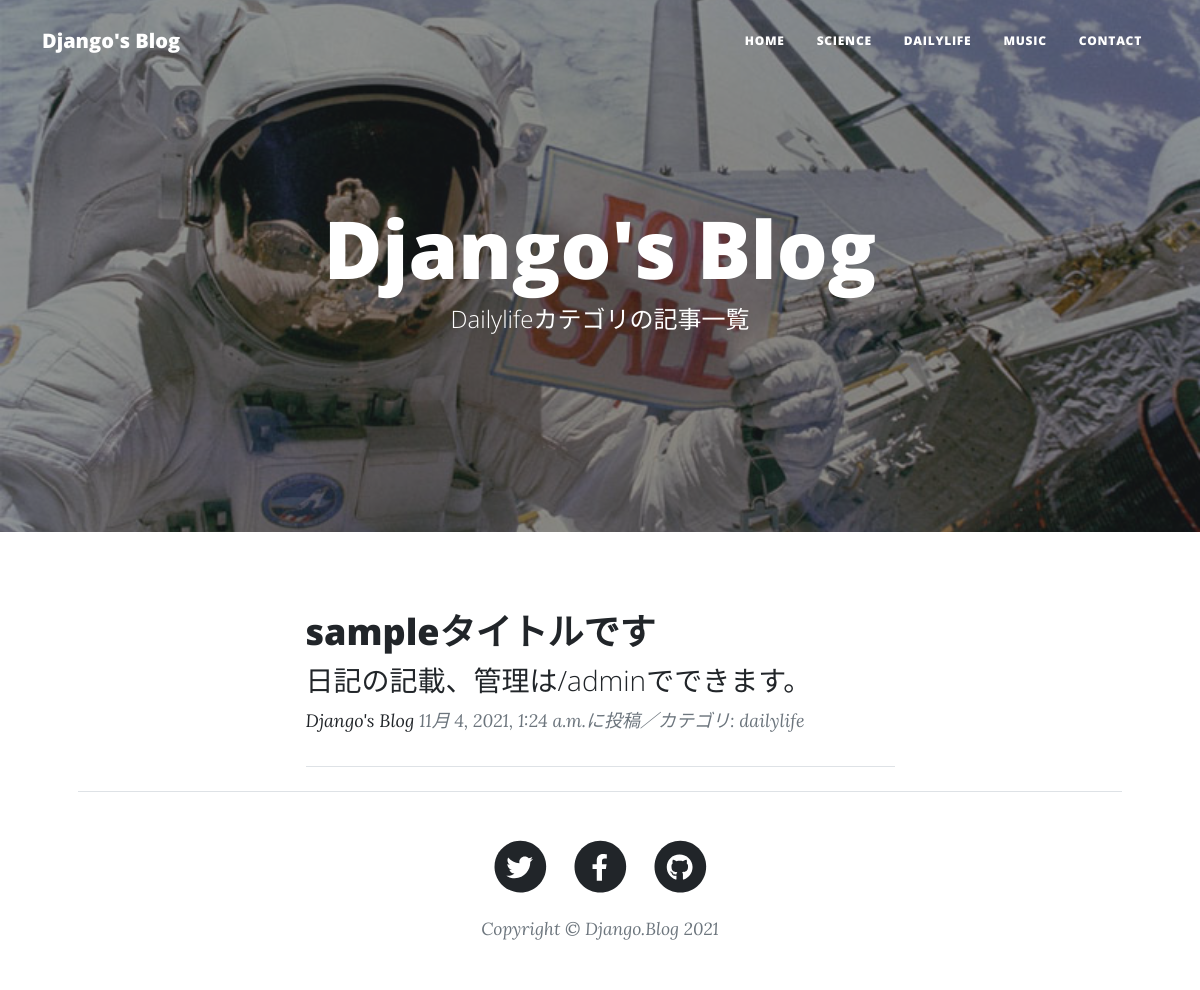
/dailylife-list/, run on the app's committed database.
### blog/models.py (models this page shows, shortened)
class BlogPost(models.Model):
    CATEGORY = (('science', '科学のこと'), ('dailylife', '日常のこと'), ('music', '音楽のこと'))
    title = models.CharField(
        verbose_name='タイトル', #フィールドのタイトル
        max_length=200,         #最大文字数は200
    )
    content = models.TextField(
        verbose_name='本文',    #フィールドのタイトル
    )
    posted_at = models.DateTimeField(
        verbose_name='投稿日時',    #フィールドのタイトル
        auto_now_add=True,         #日時を自動追加
    )
    category = models.CharField(
        verbose_name='カテゴリ',     #フィールドのタイトル
        max_length=50,              #最大文字数は50
        choices=CATEGORY            #カテゴリの中から選択
    )

### blog/views.py (the view)
# urls.py: path('dailylife-list/', views.DailylifeView.as_view(), name='dailylife_list'),
class DailylifeView(generic.ListView):
    template_name = 'dailylife_list.html'
    model = BlogPost
    context_object_name = 'dailylife_records'
    queryset = BlogPost.objects.filter(
        category='dailylife').order_by('-posted_at')
    paginate_by = 2

### blog/templates/dailylife_list.html (shortened to what this page needs)
{% extends 'base.html' %}
{% load static %}
{% block header %}
<header class="masthead"
        style="background-image: url({% static 'assets/img/post-sample-image.jpg' %})">
    <div class="container position-relative px-4 px-lg-5">
        <div class="row gx-4 gx-lg-5 justify-content-center">
            <div class="col-md-10 col-lg-8 col-xl-7">
                <div class="site-heading">
                    <h1>Django's Blog</h1>
                    <span class="subheading">Dailylifeカテゴリの記事一覧</span>
                </div>
            </div>
        </div>
    </div>
</header>
{% endblock %}
{% block contents %}
<div class="container px-4 px-lg-5">
    <div class="row gx-4 gx-lg-5 justify-content-center">
        <div class="col-md-10 col-lg-8 col-xl-7">
            {% for record in dailylife_records %}
            <div class="post-preview">
                <a href="{% url 'blog:blog_detail' record.pk %}">
                    <h2 class="post-title">{{record.title}}</h2>
                    <h3 class="post-subtitle">
                        <span style="font-size" : 16px>
                            {{record.content|truncatechars:50}}
                        </span>
                    </h3>
                </a>
                <p class="post-meta">
                    <a href="#">Django's Blog</a>
                    {{record.posted_at}}に投稿／カテゴリ:
                    {{record.category}}
                </p>
            </div>
            <hr class="my-4" />
            {% endfor %}
    </div>
</div>
{% endblock %}

### data on the page
BlogPost: title "sampleタイトルです", content "日記の記載、管理は/adminでできます。", posted_at "11月 4, 2021, 1:24 a.m.", category "dailylife"
